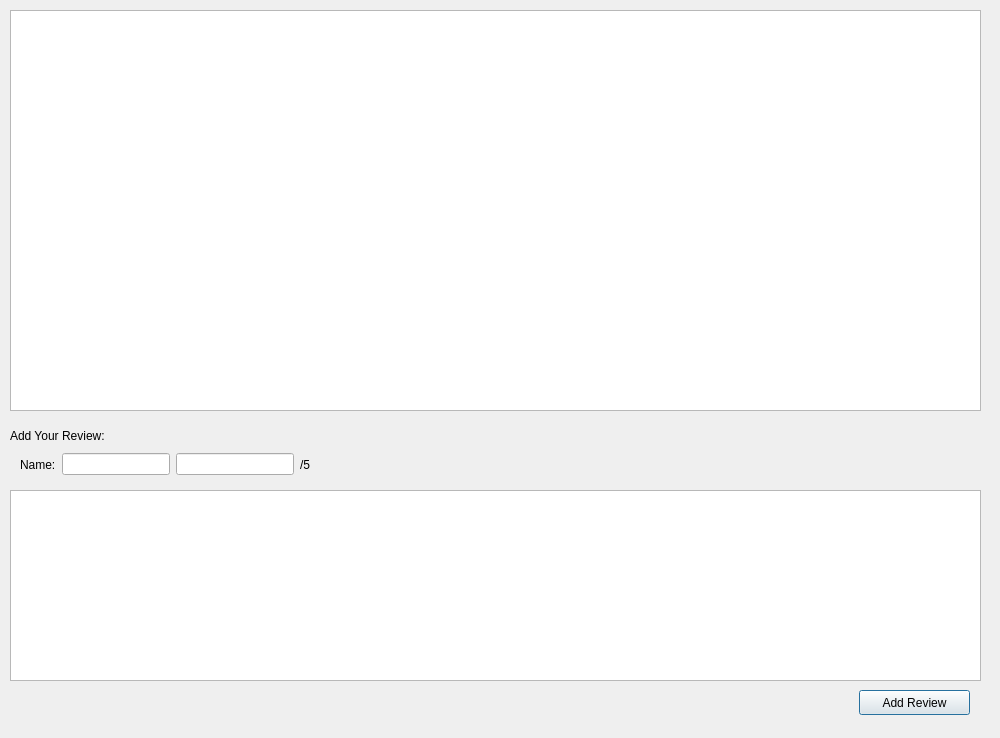
<?xml version="1.0" encoding="UTF-8"?>
<ui version="4.0">
 <class>viewTestimonials</class>
 <widget class="QDialog" name="viewTestimonials">
  <property name="geometry">
   <rect>
    <x>0</x>
    <y>0</y>
    <width>1000</width>
    <height>738</height>
   </rect>
  </property>
  <property name="windowTitle">
   <string>Dialog</string>
  </property>
  <widget class="QTextBrowser" name="priorTestimonials">
   <property name="geometry">
    <rect>
     <x>10</x>
     <y>10</y>
     <width>971</width>
     <height>401</height>
    </rect>
   </property>
  </widget>
  <widget class="QLabel" name="addReviewLabel">
   <property name="geometry">
    <rect>
     <x>10</x>
     <y>420</y>
     <width>111</width>
     <height>31</height>
    </rect>
   </property>
   <property name="text">
    <string>Add Your Review:</string>
   </property>
  </widget>
  <widget class="QTextEdit" name="userTestimonial">
   <property name="geometry">
    <rect>
     <x>10</x>
     <y>490</y>
     <width>971</width>
     <height>191</height>
    </rect>
   </property>
  </widget>
  <widget class="QPushButton" name="addTestimonial">
   <property name="geometry">
    <rect>
     <x>859</x>
     <y>690</y>
     <width>111</width>
     <height>25</height>
    </rect>
   </property>
   <property name="text">
    <string>Add Review</string>
   </property>
  </widget>
  <widget class="QWidget" name="layoutWidget">
   <property name="geometry">
    <rect>
     <x>20</x>
     <y>450</y>
     <width>290</width>
     <height>29</height>
    </rect>
   </property>
   <layout class="QHBoxLayout" name="horizontalLayout">
    <item>
     <layout class="QHBoxLayout" name="getName">
      <item>
       <widget class="QLabel" name="name">
        <property name="text">
         <string>Name:</string>
        </property>
       </widget>
      </item>
      <item>
       <widget class="QLineEdit" name="username"/>
      </item>
     </layout>
    </item>
    <item>
     <layout class="QHBoxLayout" name="getRating">
      <item>
       <widget class="QLineEdit" name="rating"/>
      </item>
      <item>
       <widget class="QLabel" name="label_2">
        <property name="text">
         <string>/5</string>
        </property>
       </widget>
      </item>
     </layout>
    </item>
   </layout>
  </widget>
 </widget>
 <resources/>
 <connections/>
</ui>
